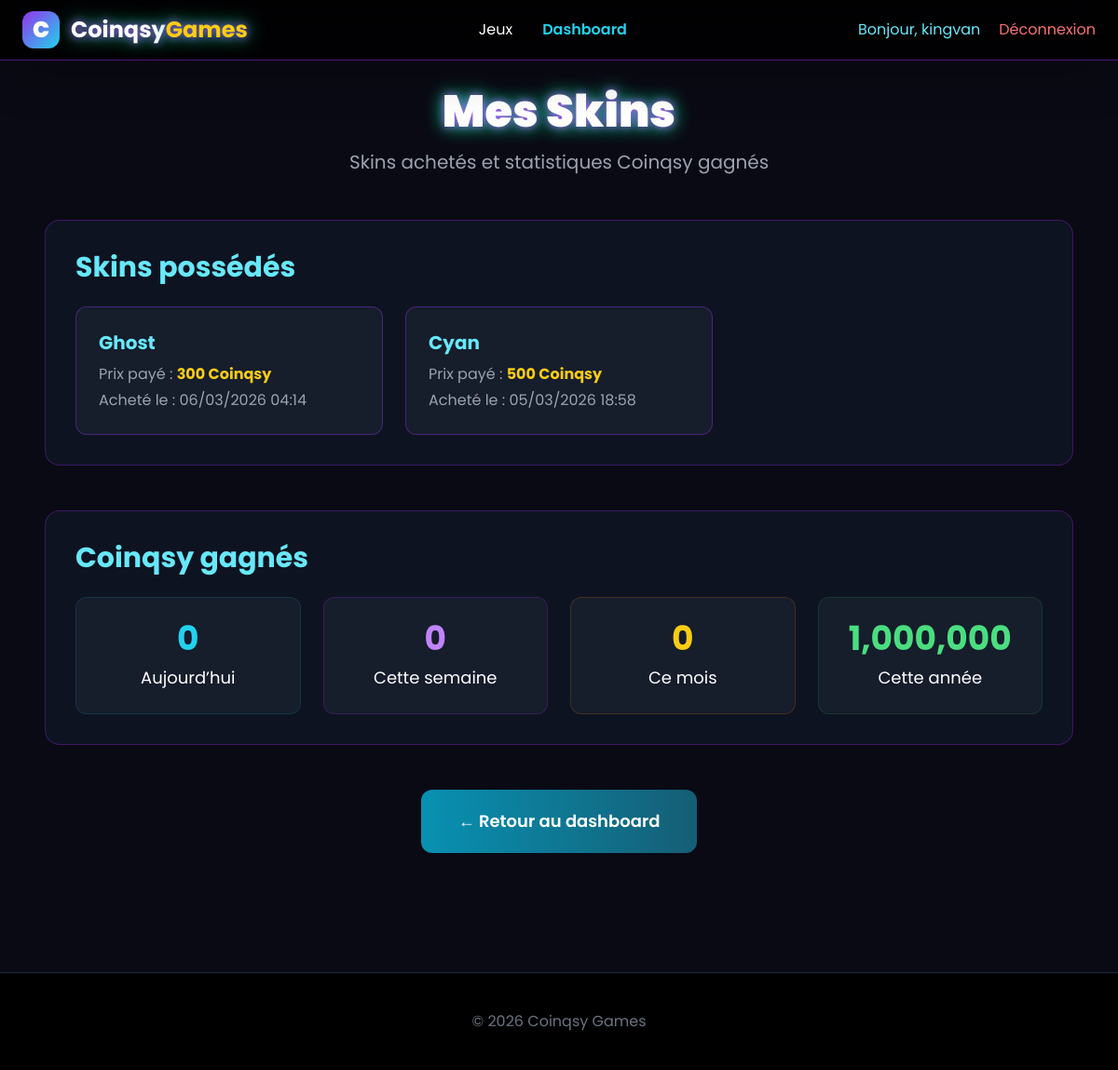
/user/mes_skins.php (signed in), run on the app's committed database.
### tables this page shows
CREATE TABLE `banque` (
  `id` bigint(20) NOT NULL,
  `user_id` int(11) NOT NULL,
  `username` varchar(100) NOT NULL,
  `game_slug` varchar(255) NOT NULL,
  `skin_slug` varchar(50) NOT NULL,
  `price` int(11) NOT NULL,
  `purchased_at` datetime DEFAULT current_timestamp()
);

### user/mes_skins.php (the view, shortened to what this page needs)
<?php
$user_id = (int)$_SESSION['user_id'];
$username = $_SESSION['username'];
try {
    $pdo = new PDO("mysql:host=localhost;dbname=coinqsy_games;charset=utf8mb4", 'root', '');
    $pdo->setAttribute(PDO::ATTR_ERRMODE, PDO::ERRMODE_EXCEPTION);
} catch (PDOException $e) {
    die("Erreur DB");
}
$stmt = $pdo->prepare("
    SELECT skin_slug, price, purchased_at
    FROM banque
    WHERE user_id = ?
    ORDER BY purchased_at DESC
");
$stmt->execute([$user_id]);
$skins = $stmt->fetchAll();
function getCoinsByPeriod($pdo, $user_id, $period) {
    $where = "";
    if ($period === 'day')   $where = "DATE(created_at) = CURDATE()";
    if ($period === 'week')  $where = "YEARWEEK(created_at) = YEARWEEK(CURDATE())";
    if ($period === 'month') $where = "YEAR(created_at) = YEAR(CURDATE()) AND MONTH(created_at) = MONTH(CURDATE())";
    if ($period === 'year')  $where = "YEAR(created_at) = YEAR(CURDATE())";
    $stmt = $pdo->prepare("
        SELECT COALESCE(SUM(coins_balance), 0) as total
        FROM users
        WHERE id = ? AND $where
    ");
    $stmt->execute([$user_id]);
    return (int)$stmt->fetchColumn();
}
$coins_day   = getCoinsByPeriod($pdo, $user_id, 'day');
$coins_week  = getCoinsByPeriod($pdo, $user_id, 'week');
$coins_month = getCoinsByPeriod($pdo, $user_id, 'month');
$coins_year  = getCoinsByPeriod($pdo, $user_id, 'year');
?>
<!DOCTYPE html>
<html lang="fr" class="dark">
<head>
  <script src="https://cdn.tailwindcss.com"></script>
</head>
<body class="min-h-screen">
  <header class="fixed top-0 left-0 right-0 z-50 bg-black/85 backdrop-blur-xl border-b border-purple-800/70 shadow-2xl">
    <div class="max-w-7xl mx-auto px-6 flex justify-between items-center h-16">
      <a href="../index.php" class="flex items-center space-x-3">
        <div class="w-10 h-10 bg-gradient-to-br from-purple-600 to-cyan-400 rounded-xl flex items-center justify-center text-2xl font-black">C</div>
        <span class="text-2xl font-bold neon-glow">Coinqsy<span class="text-yellow-400">Games</span></span>
      </a>
      <nav class="hidden md:flex space-x-8">
        <a href="../jeux/" class="hover:text-cyan-300 transition">Jeux</a>
        <a href="index.php" class="text-cyan-400 font-semibold">Dashboard</a>
      </nav>
      <div class="flex items-center space-x-5">
        <span class="text-cyan-300">Bonjour, <?= htmlspecialchars($username) ?></span>
        <a href="../auth/logout.php" class="text-red-400 hover:text-red-300">Déconnexion</a>
      </div>
    </div>
  </header>
  <main class="pt-24 pb-16 max-w-6xl mx-auto px-6">
    <h1 class="text-5xl font-black text-center mb-4 neon-glow">
      Mes Skins
    </h1>
    <p class="text-xl text-gray-400 text-center mb-12">
      Skins achetés et statistiques Coinqsy gagnés
    </p>
    <div class="bg-gray-900/70 rounded-2xl p-8 mb-12 border border-purple-700/40">
      <h2 class="text-3xl font-bold mb-6 text-cyan-300">Skins possédés</h2>
      <?php if (empty($skins)): ?>
        <p class="text-gray-400 text-center py-8">Aucun skin acheté pour le moment.</p>
      <?php else: ?>
        <div class="grid grid-cols-1 md:grid-cols-2 lg:grid-cols-3 gap-6">
          <?php foreach ($skins as $skin): ?>
            <div class="bg-gray-800/50 p-6 rounded-xl border border-purple-600/40">
              <h3 class="text-xl font-bold text-cyan-300 mb-2"><?= htmlspecialchars(ucfirst($skin['skin_slug'])) ?></h3>
              <p class="text-gray-400">Prix payé : <span class="text-yellow-400 font-bold"><?= number_format($skin['price']) ?> Coinqsy</span></p>
              <p class="text-gray-400 mt-1">Acheté le : <?= date('d/m/Y H:i', strtotime($skin['purchased_at'])) ?></p>
            </div>
          <?php endforeach; ?>
        </div>
      <?php endif; ?>
    </div>
    <div class="bg-gray-900/70 rounded-2xl p-8 border border-purple-700/40">
      <h2 class="text-3xl font-bold mb-6 text-cyan-300">Coinqsy gagnés</h2>
      <div class="grid grid-cols-1 md:grid-cols-2 lg:grid-cols-4 gap-6">
        <div class="bg-gray-800/50 p-6 rounded-xl text-center border border-cyan-800/40">
          <div class="text-4xl font-bold text-cyan-400 mb-2"><?= number_format($coins_day) ?></div>
          <div class="text-lg">Aujourd’hui</div>
        </div>
        <div class="bg-gray-800/50 p-6 rounded-xl text-center border border-purple-800/40">
          <div class="text-4xl font-bold text-purple-400 mb-2"><?= number_format($coins_week) ?></div>
          <div class="text-lg">Cette semaine</div>
        </div>
        <div class="bg-gray-800/50 p-6 rounded-xl text-center border border-yellow-800/40">
          <div class="text-4xl font-bold text-yellow-400 mb-2"><?= number_format($coins_month) ?></div>
          <div class="text-lg">Ce mois</div>
        </div>
        <div class="bg-gray-800/50 p-6 rounded-xl text-center border border-green-800/40">
          <div class="text-4xl font-bold text-green-400 mb-2"><?= number_format($coins_year) ?></div>
          <div class="text-lg">Cette année</div>
        </div>
      </div>
    </div>
    <div class="text-center mt-12">
      <a href="index.php" class="inline-block bg-gradient-to-r from-cyan-600 to-cyan-800 hover:brightness-110 px-10 py-5 rounded-xl font-semibold text-lg transition transform hover:scale-105">
        ← Retour au dashboard
      </a>
    </div>
  </main>
  <footer class="bg-black border-t border-gray-800 py-10 text-center text-gray-500 mt-16">
    <p>© <?= date('Y') ?> Coinqsy Games</p>
  </footer>
</body>
</html>

### user/mes_skins.php (style rules this page uses)
body { font-family: 'Poppins', sans-serif; background: #0a0a14; color: white; }
.neon-glow { text-shadow: 0 0 10px #a855f7, 0 0 20px #00ff9d; }

### data on the page
banque: skin_slug "Ghost", price "300", purchased_at "06/03/2026 04:14"
banque: skin_slug "Cyan", price "500", purchased_at "05/03/2026 18:58"

### other printed values
$username "kingvan"
$coins_day "0"
$coins_week "0"
$coins_month "0"
$coins_year "1,000,000"
